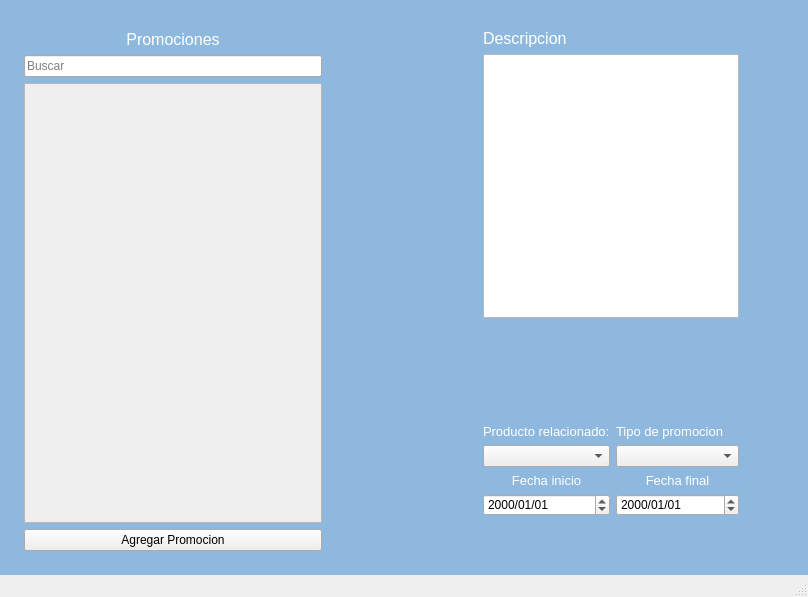
<?xml version="1.0" encoding="UTF-8"?>
<ui version="4.0">
 <class>MainWindow</class>
 <widget class="QMainWindow" name="MainWindow">
  <property name="geometry">
   <rect>
    <x>0</x>
    <y>0</y>
    <width>808</width>
    <height>597</height>
   </rect>
  </property>
  <property name="windowTitle">
   <string>Promociones</string>
  </property>
  <widget class="QWidget" name="centralwidget">
   <property name="styleSheet">
    <string notr="true">#centralwidget {
background-color: #8fb8de;
}</string>
   </property>
   <layout class="QHBoxLayout" name="horizontalLayout">
    <item>
     <layout class="QGridLayout" name="gridLayout">
      <property name="leftMargin">
       <number>15</number>
      </property>
      <property name="topMargin">
       <number>15</number>
      </property>
      <property name="rightMargin">
       <number>15</number>
      </property>
      <property name="bottomMargin">
       <number>15</number>
      </property>
      <item row="1" column="0">
       <widget class="QLabel" name="label_3">
        <property name="maximumSize">
         <size>
          <width>500</width>
          <height>16777215</height>
         </size>
        </property>
        <property name="font">
         <font>
          <pointsize>12</pointsize>
         </font>
        </property>
        <property name="styleSheet">
         <string notr="true">#label_3 {
color: white;
}</string>
        </property>
        <property name="text">
         <string>Promociones</string>
        </property>
        <property name="alignment">
         <set>Qt::AlignCenter</set>
        </property>
        <property name="buddy">
         <cstring>BuscadorPromociones</cstring>
        </property>
       </widget>
      </item>
      <item row="0" column="0">
       <widget class="QFrame" name="frame">
        <property name="frameShape">
         <enum>QFrame::StyledPanel</enum>
        </property>
        <property name="frameShadow">
         <enum>QFrame::Raised</enum>
        </property>
       </widget>
      </item>
      <item row="2" column="0">
       <widget class="QLineEdit" name="BuscadorPromociones">
        <property name="maximumSize">
         <size>
          <width>500</width>
          <height>16777215</height>
         </size>
        </property>
        <property name="cursor">
         <cursorShape>IBeamCursor</cursorShape>
        </property>
        <property name="placeholderText">
         <string>Buscar</string>
        </property>
       </widget>
      </item>
      <item row="4" column="0">
       <widget class="QPushButton" name="BotonAgregarPromocion">
        <property name="maximumSize">
         <size>
          <width>500</width>
          <height>16777215</height>
         </size>
        </property>
        <property name="text">
         <string>Agregar Promocion</string>
        </property>
       </widget>
      </item>
      <item row="3" column="0">
       <widget class="QScrollArea" name="scrollAreaPromociones">
        <property name="sizePolicy">
         <sizepolicy hsizetype="Expanding" vsizetype="Expanding">
          <horstretch>0</horstretch>
          <verstretch>0</verstretch>
         </sizepolicy>
        </property>
        <property name="minimumSize">
         <size>
          <width>240</width>
          <height>0</height>
         </size>
        </property>
        <property name="maximumSize">
         <size>
          <width>500</width>
          <height>16777215</height>
         </size>
        </property>
        <property name="widgetResizable">
         <bool>true</bool>
        </property>
        <widget class="QWidget" name="scrollAreaWidgetContents">
         <property name="geometry">
          <rect>
           <x>0</x>
           <y>0</y>
           <width>238</width>
           <height>398</height>
          </rect>
         </property>
        </widget>
       </widget>
      </item>
     </layout>
    </item>
    <item>
     <spacer name="horizontalSpacer">
      <property name="orientation">
       <enum>Qt::Horizontal</enum>
      </property>
      <property name="sizeType">
       <enum>QSizePolicy::Preferred</enum>
      </property>
      <property name="sizeHint" stdset="0">
       <size>
        <width>120</width>
        <height>20</height>
       </size>
      </property>
     </spacer>
    </item>
    <item>
     <layout class="QGridLayout" name="GridPromociones">
      <property name="leftMargin">
       <number>20</number>
      </property>
      <property name="topMargin">
       <number>20</number>
      </property>
      <property name="rightMargin">
       <number>60</number>
      </property>
      <property name="bottomMargin">
       <number>10</number>
      </property>
      <item row="2" column="0">
       <layout class="QGridLayout" name="gridLayout_3">
        <item row="0" column="0">
         <layout class="QGridLayout" name="GridDatos">
          <property name="leftMargin">
           <number>0</number>
          </property>
          <property name="topMargin">
           <number>100</number>
          </property>
          <item row="3" column="1">
           <widget class="QDateEdit" name="FechaFinalBox">
            <property name="displayFormat">
             <string>yyyy/MM/dd</string>
            </property>
           </widget>
          </item>
          <item row="3" column="0">
           <widget class="QDateEdit" name="FechaInicioBox">
            <property name="buttonSymbols">
             <enum>QAbstractSpinBox::UpDownArrows</enum>
            </property>
            <property name="displayFormat">
             <string>yyyy/MM/dd</string>
            </property>
           </widget>
          </item>
          <item row="1" column="1">
           <widget class="QComboBox" name="TipoPromocionBox"/>
          </item>
          <item row="0" column="0">
           <widget class="QLabel" name="label">
            <property name="font">
             <font>
              <pointsize>10</pointsize>
             </font>
            </property>
            <property name="styleSheet">
             <string notr="true">#label{
color: white;
}</string>
            </property>
            <property name="text">
             <string>Producto relacionado:</string>
            </property>
            <property name="buddy">
             <cstring>PromocionBox</cstring>
            </property>
           </widget>
          </item>
          <item row="0" column="1">
           <widget class="QLabel" name="label_2">
            <property name="font">
             <font>
              <pointsize>10</pointsize>
             </font>
            </property>
            <property name="styleSheet">
             <string notr="true">#label_2 {
color: white;
}</string>
            </property>
            <property name="text">
             <string>Tipo de promocion</string>
            </property>
            <property name="buddy">
             <cstring>TipoPromocionBox</cstring>
            </property>
           </widget>
          </item>
          <item row="2" column="1">
           <widget class="QLabel" name="label_4">
            <property name="font">
             <font>
              <pointsize>10</pointsize>
             </font>
            </property>
            <property name="styleSheet">
             <string notr="true">#label_4{
color: white;
}</string>
            </property>
            <property name="text">
             <string>Fecha final</string>
            </property>
            <property name="alignment">
             <set>Qt::AlignCenter</set>
            </property>
            <property name="buddy">
             <cstring>FechaFinalBox</cstring>
            </property>
           </widget>
          </item>
          <item row="1" column="0">
           <widget class="QComboBox" name="PromocionBox"/>
          </item>
          <item row="2" column="0">
           <widget class="QLabel" name="labelFechaInicio">
            <property name="font">
             <font>
              <pointsize>10</pointsize>
             </font>
            </property>
            <property name="layoutDirection">
             <enum>Qt::LeftToRight</enum>
            </property>
            <property name="styleSheet">
             <string notr="true">#labelFechaInicio {
color: white;
}</string>
            </property>
            <property name="text">
             <string>Fecha inicio</string>
            </property>
            <property name="alignment">
             <set>Qt::AlignCenter</set>
            </property>
            <property name="buddy">
             <cstring>FechaInicioBox</cstring>
            </property>
           </widget>
          </item>
         </layout>
        </item>
       </layout>
      </item>
      <item row="0" column="0">
       <widget class="QLabel" name="label_5">
        <property name="maximumSize">
         <size>
          <width>500</width>
          <height>16777215</height>
         </size>
        </property>
        <property name="font">
         <font>
          <pointsize>12</pointsize>
         </font>
        </property>
        <property name="styleSheet">
         <string notr="true">#label_5{
color: white;
}</string>
        </property>
        <property name="text">
         <string>Descripcion</string>
        </property>
       </widget>
      </item>
      <item row="1" column="0">
       <widget class="QTextEdit" name="textEdit">
        <property name="maximumSize">
         <size>
          <width>500</width>
          <height>16777215</height>
         </size>
        </property>
       </widget>
      </item>
      <item row="3" column="0">
       <spacer name="verticalSpacer">
        <property name="orientation">
         <enum>Qt::Vertical</enum>
        </property>
        <property name="sizeType">
         <enum>QSizePolicy::Maximum</enum>
        </property>
        <property name="sizeHint" stdset="0">
         <size>
          <width>20</width>
          <height>40</height>
         </size>
        </property>
       </spacer>
      </item>
     </layout>
    </item>
   </layout>
  </widget>
  <widget class="QMenuBar" name="menubar">
   <property name="geometry">
    <rect>
     <x>0</x>
     <y>0</y>
     <width>808</width>
     <height>26</height>
    </rect>
   </property>
  </widget>
  <widget class="QStatusBar" name="statusbar"/>
 </widget>
 <resources/>
 <connections/>
</ui>
